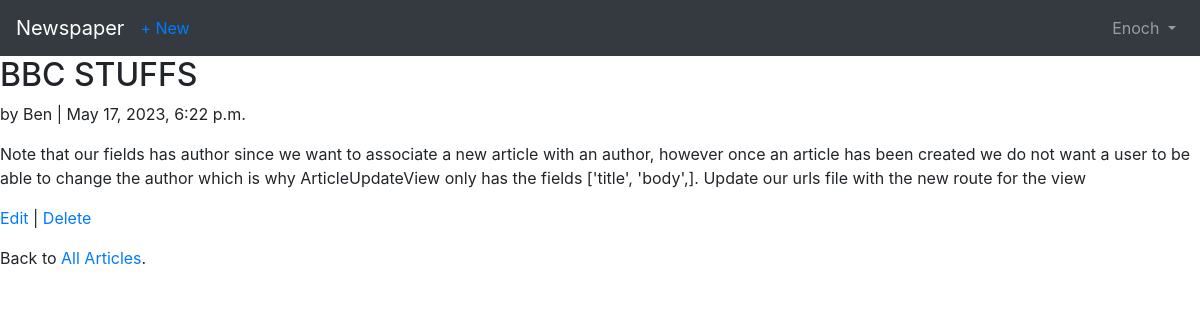
Screenshot of /articles/2/ (signed in) with the database file from the repository.
### accounts/models.py (models this page shows)
class CustomUser(AbstractUser):
    age = models.PositiveIntegerField(null=True, blank=True)

### articles/models.py (models this page shows, shortened)
class Article(models.Model):
    title = models.CharField(max_length=225)
    body = models. TextField()
    date = models.DateTimeField(auto_now_add=True)
    author = models.ForeignKey(
        get_user_model(),
        on_delete=models.CASCADE
    )

### articles/views.py (the view)
# urls.py: path('<int:pk>/', ArticleDetailView.as_view(), name='article_detail'),
class ArticleDetailView(LoginRequiredMixin, DetailView): # new
    model = Article
    template_name = 'registration/article_detail.html'

### accounts/templates/registration/article_detail.html
{% extends 'registration/base.html' %}
{% block content %}
    <div class="article-entry">
        <h2>{{ object.title }}</h2>
        <p>by {{ object.author }} | {{ object.date }}</p>
        <p>{{ object.body }}</p>
    </div>
    <p><a href="{% url 'article_edit' article.pk %}">Edit</a> |
        <a href="{% url 'article_delete' article.pk %}">Delete</a></p>
    <p>Back to <a href="{% url 'article_list' %}">All Articles</a>.</p>
{% endblock content %}

### accounts/templates/registration/base.html (shortened to what this page needs)
<!DOCTYPE html>
<html lang="en">
<head>
    <link rel="stylesheet" href="https://cdn.jsdelivr.net/npm/bootstrap@4.5.3/dist/css/bootstrap.min.css">
</head>
<body>
    <body>
        <nav class="navbar navbar-expand-lg navbar-dark bg-dark">
            <a class="navbar-brand" href="{% url 'home' %}">Newspaper</a>
            {% if user.is_authenticated %}
                <ul class="navbar-nav mr-auto">
                    <li class="nav-item">
                        <a href="{% url 'article_new' %}">+ New</a>
                </li>
                </ul>
            {% endif %}
        <div class="collapse navbar-collapse" id="navbarSupportedContent">
        {% if user.is_authenticated %}
        <ul class="navbar-nav ml-auto">
        <li class="nav-item">
        <a class="nav-link dropdown-toggle" href="#"
        id="navbarDropdown" role="button" data-toggle="dropdown"
        aria-haspopup="true" aria-expanded="false">
        {{ user.username }}
        </a>
        </li>
        </ul>
        {% endif %}
        </div>
        </nav>
    <main>
        {% block content %}
        {% endblock content %}
    </main>
</body>
</html>

### rows the page displays
CustomUser: username "Enoch"
Article: title "BBC STUFFS", author "Ben", date "May 17, 2023, 6:22 p.m.", body "Note that our fields has author since we want to associate a new article with an author, however once an article has been created we do not want a user to be able to change the author which is why ArticleUpdateView only has the fields ['title', 'body',]. Update our urls file with the new route for the view"
